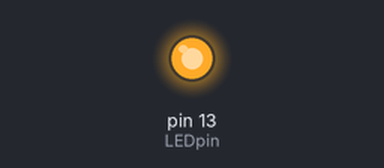
This sketch was run on a simulated Arduino Uno, built with avr-gcc and run on an emulated ATmega328P. On the bench: output pins drawn as LEDs (lit = HIGH).

Above: at 1.0 s.
At 3.0 s:
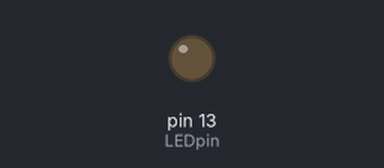
Timing chart, 0 to 5.2 s (numbered marks = the images above):
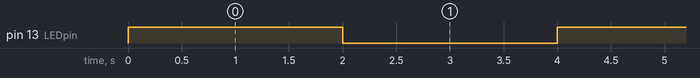

The sketch:

led_project.ino
```cpp
int LEDpin = 13;
int count = 0;

void setup() {
  // put your setup code here, to run once:
  pinMode(LEDpin, OUTPUT);
  digitalWrite(LEDpin, HIGH);
}

void loop() {
  // repeatedly turning LED on and off ever 2s
  digitalWrite(LEDpin, HIGH);
  delay(2000); // wait 2s
  digitalWrite(LEDpin, LOW);
  delay(2000);
}
```

Measured:
- by itself, pin 13 (LEDpin): alternates HIGH for 2.0 s and LOW for 2.0 s
